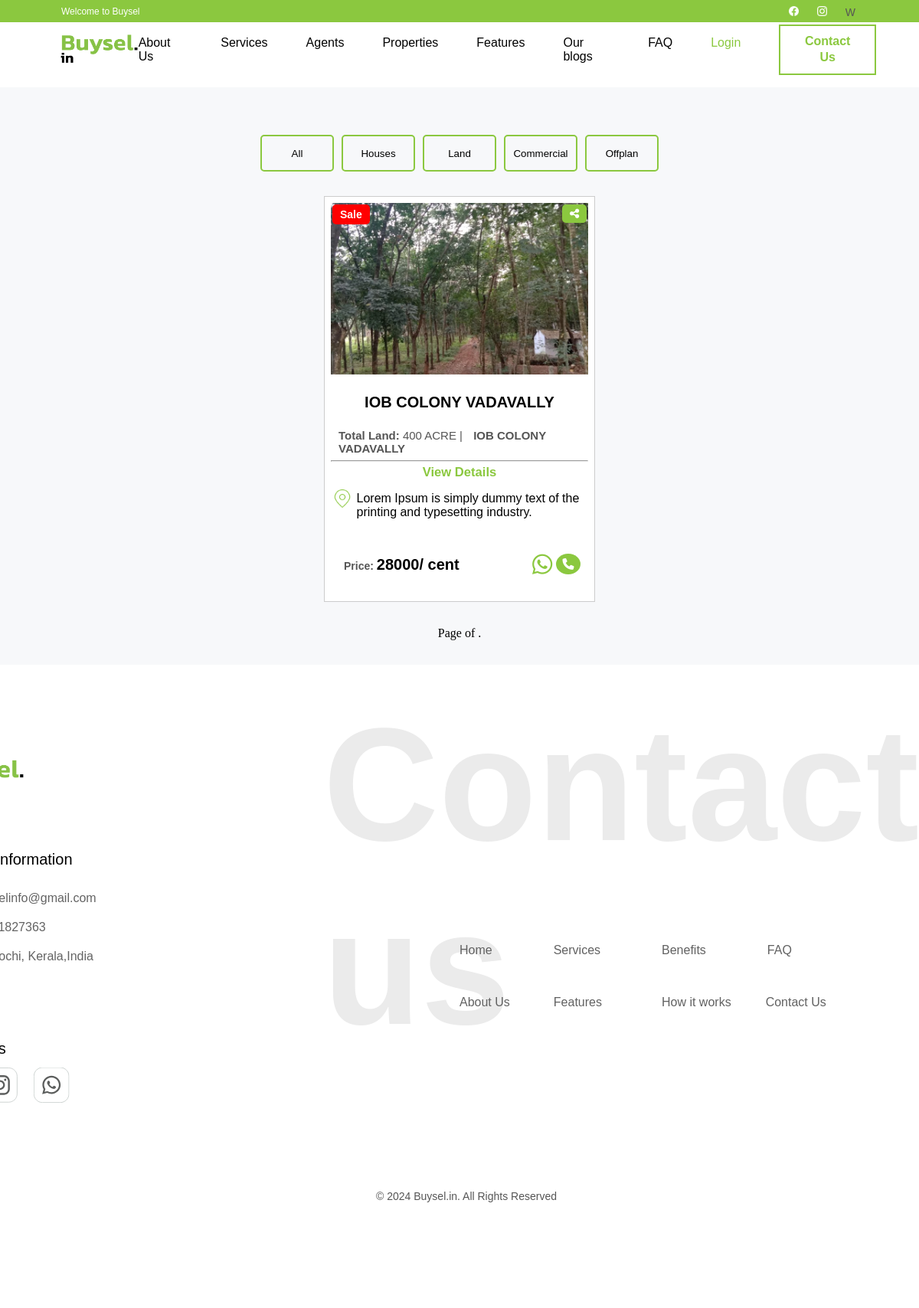
/agents/160fde46-3e45-4d94-9ae9-0cc7a3e26aab/, run on an earlier commit of the app's database.
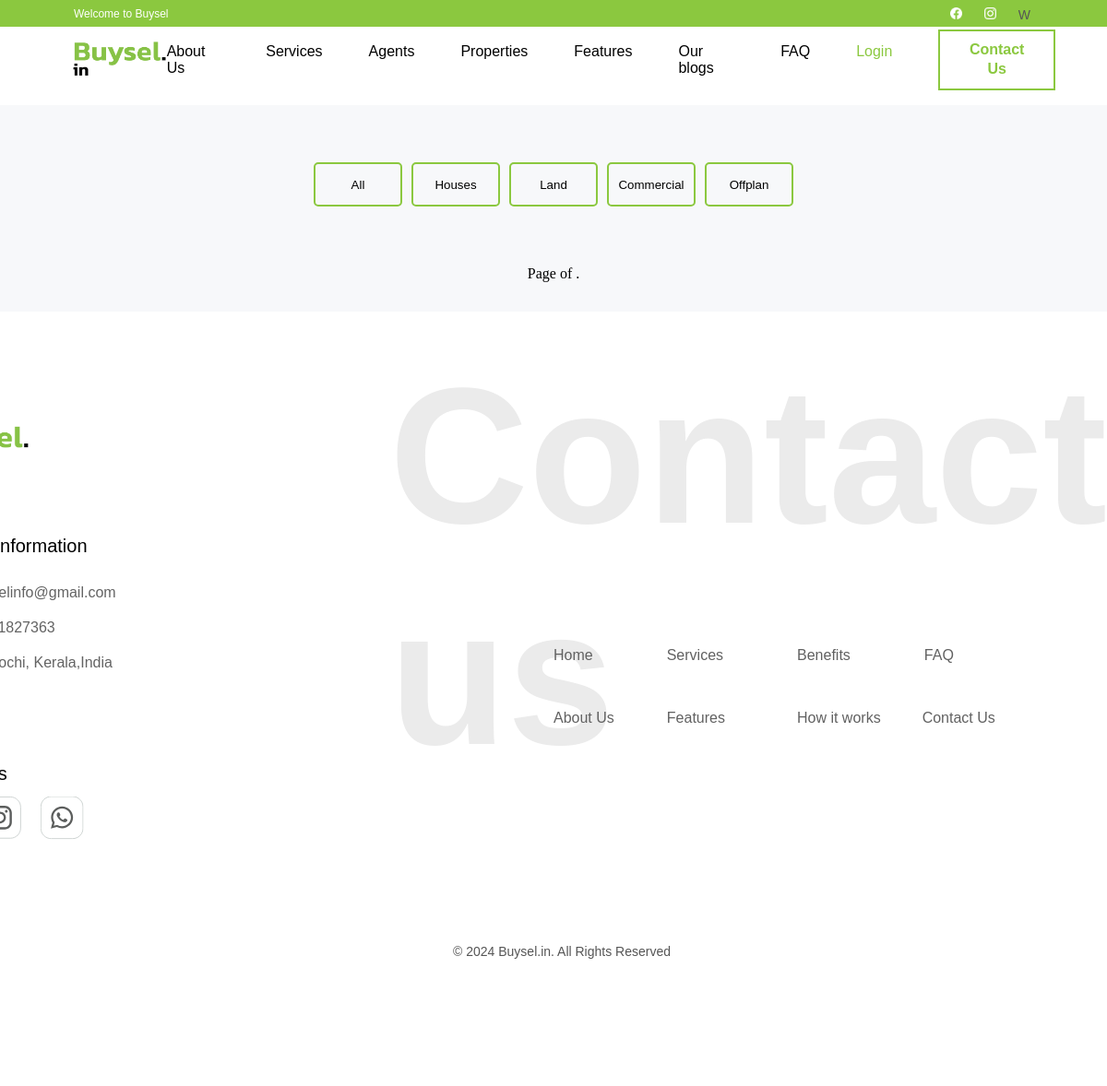
And on a later commit of the database.
### agents/models.py (models this page shows, shortened)
class AgentHouse(models.Model):
    id = models.UUIDField(primary_key=True, default=uuid.uuid4, editable=False)
    agent_name = models.ForeignKey(UserProfile, on_delete=models.CASCADE)
    AVAILABLE = 'Available'
    SOLD = 'Sold'
    HOUSE_STATUS_CHOICES = [
        (AVAILABLE, 'Available'),
        (SOLD, 'Sold'),
    ]
    MALE = 'male'
    FEMALE = 'female'
    MIXED = 'mixed'
    HOUSE_GENDER_CHOICES = [
        (MALE, 'male'),
        (FEMALE, 'female'),
        (MIXED, 'mixed'),
    ]
    Caption = models.CharField(max_length=100)
    category = models.ForeignKey(MainCategory, on_delete=models.CASCADE)
    total_land = models.CharField(max_length=50, null=True, blank=True)
    house_area = models.CharField(max_length=50)
    price = models.CharField(max_length=50)
    address = models.TextField(max_length=500)
    description = models.TextField(max_length=500)
    furnished = models.BooleanField(default=False, verbose_name="Is Furnished?")
    land_mark = models.TextField(max_length=100)
    Bedroom = models.CharField(max_length=10)
    Bathroom = models.CharField(max_length=10)
    Kitchen = models.BooleanField(default=False)
    allowed_persons = models.IntegerField(blank=True, null=True, verbose_name="Allowed Persons")
    sequrity_deposit = models.CharField(max_length=50, null=True, blank=True)
    Time_perioud = models.CharField(max_length=50, blank=True, verbose_name="Time Period")
    gender = models.CharField(max_length=50, choices=HOUSE_GENDER_CHOICES, default=MALE)
    location = models.TextField(max_length=200, null=True, blank=True)
    agent_name = models.CharField(max_length=100)
    contact = models.CharField(max_length=15, blank=True, null=True)  # Storing the phone contact as CharField
    status = models.CharField(max_length=10, choices=HOUSE_STATUS_CHOICES, default=AVAILABLE)
    disabled = models.BooleanField(default=False, verbose_name="Is Disabled?")
    image = models.ImageField(upload_to="")

class AgentHouseImage(models.Model):
    house = models.ForeignKey(AgentHouse, related_name='images', on_delete=models.CASCADE)
    image = models.ImageField(upload_to="agent_houses/images/")

### developer/models.py (models this page shows)
class MainCategory(models.Model):
    SALE = 'Sale'
    RENT = 'Rent'
    RESELL = 'Resell'
    LEASE = 'Lease'
    CATEGORY_CHOICES = [
        (SALE, 'Sale'),
        (RENT, 'Rent'),
        (RESELL, 'Resell'),
        (LEASE, 'Lease'),
    ]
    catgory = models.CharField(max_length=50, choices=CATEGORY_CHOICES)
    def __str__(self):
        return self.catgory

### users/views.py (the view)
# urls.py: path('agents/<uuid:profile_id>/', views.agents_view, name='agents_view'),
def agents_view(request, profile_id):
    profile = get_object_or_404(UserProfile, id=profile_id)
    agent_houses = AgentHouse.objects.filter(agent_name=profile)
    agent_lands = AgentLand.objects.filter(agent_name=profile)
    agent_commercials = AgentCommercial.objects.filter(agent_name=profile)
    agent_offplans = AgentOffPlan.objects.filter(agent_name=profile)
    context = {
        'profile': profile,
        'agent_houses': agent_houses,
        'agent_lands': agent_lands,
        'agent_commercials': agent_commercials,
        'agent_offplans': agent_offplans,
    }
    return render(request, 'agents_view.html', context)

### agents/models.py (called while the page is built)
    def __str__(self):
        return self.login.username

### users/templates/agents_view.html (shortened to what the changed rows need)
{% extends "base.html" %}
{% load static %}
{% block content %}
        <div class="agent_view">
            <div class="propertice pt-5">
                <div class="row-properties">
                    {% for i in agent_houses %}
                    <div class="card mb-4">
                        <div class="sale-banner"
                            style="position: absolute; top: 10px; left: 10px; background-color: red; color: white; font-size: 14px; padding: 5px 10px; font-weight: bold; border-radius: 5px; z-index: 10;">
                            {{i.category}}</div>
                        <button class="wtsp-btn share-btn" data-id="1"
                            data-message="Looking to buy or sell property? buysel.in offers great deals for buyers and quick listings for sellers. Find homes, apartments, and commercial spaces at the best prices. https://buysel.in/#card-1"
                            data-url="https://buysel.in/#card-1">
                            <i class="fa-solid fa-share-nodes"></i>
                        </button>
                        <div class="property-card-img">
                            {% with i.images.first as img %}
                            {% if img %}
                            <img src="{{ img.image.url }}" alt="House Image" width="200">
                            {% else %}
                            <p>No images available</p>
                            {% endif %}
                            {% endwith %}
                        </div>
                        <h2 class="card-Caption">{{ i.Caption }}</h2>
                        <div class="paragraph">
                        <p>
                            <span style="font-weight: bold;">Total Land:</span> {{i.total_land}} |
                            <span style="font-weight: bold; margin-left: 10px;">{{i.Caption}}</span>
                        </p>
                    </div>
                        <hr>
                        <a href="{% url 'agents_detail' 'agenthouse' i.id %}" class="view">
                            <h5>View Details</h5>
                        </a>
                        <div class="cr-loc">
                            <img src="{% static 'img/location.png' %}" alt="Location Icon" id="location-icon" />
                            <span>{{i.address}}</span>
                        </div>
                        <div class="card-body">
                            <div class="action"
                                style="display: flex !important; gap: 1rem;padding-top: 8%;font-size: 15px;">
                                <div class="price-box">
                                    <p style="font-size: 14px; font-weight: bold; ">Price: <span
                                            style="font-size: 1.25rem;color: black;">{{i.price}}</span></p>
                                </div>
                                <div class="connect-act">
                                    <div onclick="sendMessageToWhatsApp('{{ i.Caption }}', '{{ i.location }}', '+91{{ i.contact }}')"
                                        class="msg-btn">
                                        <i class="fa-brands fa-whatsapp"></i>
                                    </div>
                                    <a href="tel:+91 {{ i.contact }}" class="call-btn">
                                        <i class="fa-solid fa-phone"></i>
                                    </a>
                                </div>
                            </div>
                        </div>
                    </div>
                    {% endfor %}
                </div>
            </div>
        </div>
        {% endblock %}

What changed in the data, as far as the page shows it:
removed AgentHouse: category "Sale", images.first.image (picture), Caption "IOB COLONY VADAVALLY", total_land "400 ACRE", address "Lorem Ipsum is simply dummy text of the printing and typesetting industry.", price "28000/ cent"
